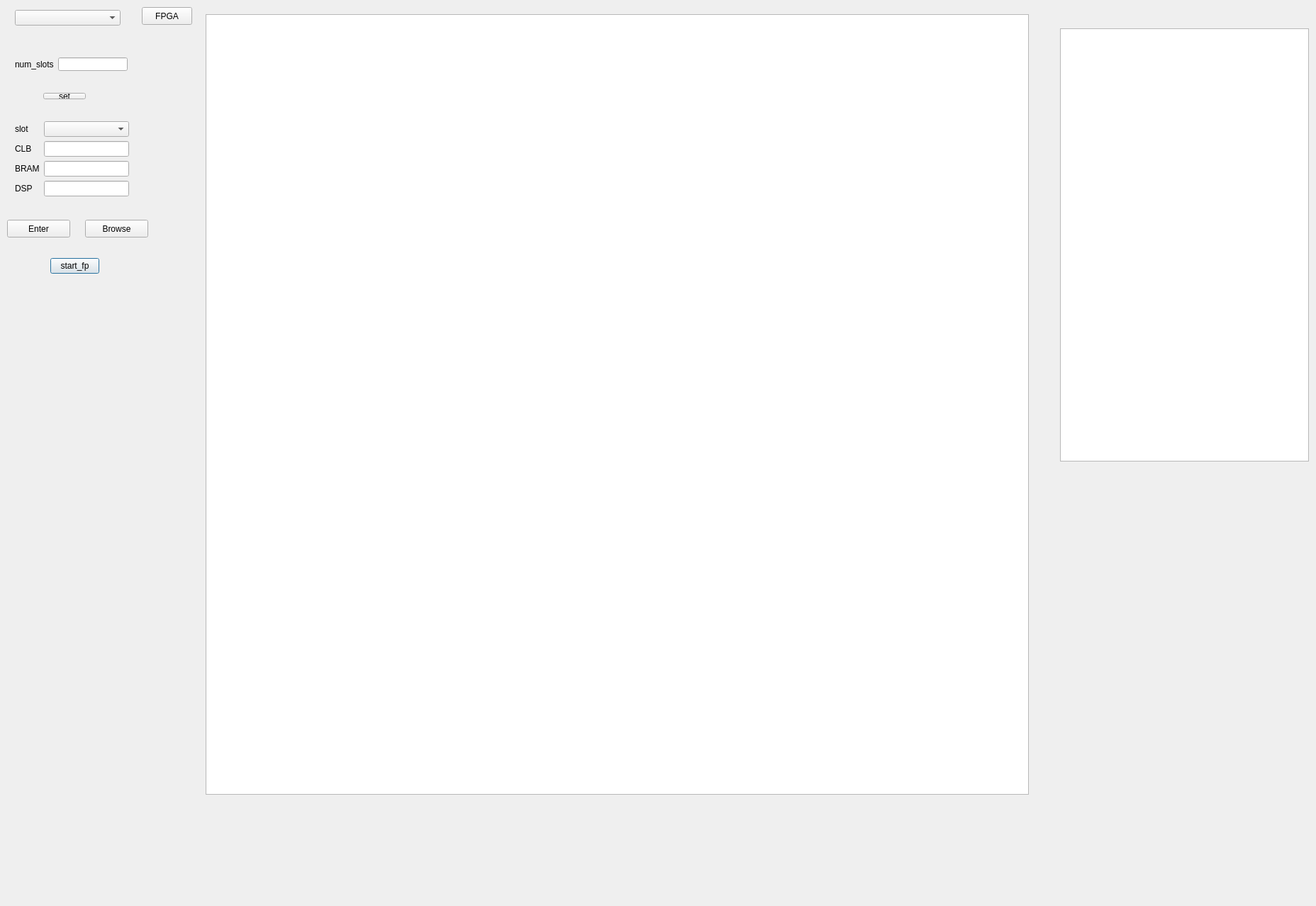
<?xml version="1.0" encoding="UTF-8"?>
<ui version="4.0">
 <class>fp</class>
 <widget class="QDialog" name="fp">
  <property name="geometry">
   <rect>
    <x>0</x>
    <y>0</y>
    <width>1856</width>
    <height>1278</height>
   </rect>
  </property>
  <property name="windowTitle">
   <string>fp</string>
  </property>
  <widget class="QWidget" name="verticalLayoutWidget">
   <property name="geometry">
    <rect>
     <x>60</x>
     <y>350</y>
     <width>91</width>
     <height>51</height>
    </rect>
   </property>
   <layout class="QVBoxLayout" name="verticalLayout">
    <item>
     <widget class="QPushButton" name="start_fp">
      <property name="text">
       <string>start_fp</string>
      </property>
     </widget>
    </item>
   </layout>
  </widget>
  <widget class="QWidget" name="horizontalLayoutWidget">
   <property name="geometry">
    <rect>
     <x>50</x>
     <y>120</y>
     <width>82</width>
     <height>31</height>
    </rect>
   </property>
   <layout class="QHBoxLayout" name="horizontalLayout">
    <item>
     <widget class="QPushButton" name="set_button">
      <property name="text">
       <string>set</string>
      </property>
     </widget>
    </item>
   </layout>
  </widget>
  <widget class="QWidget" name="horizontalLayoutWidget_2">
   <property name="geometry">
    <rect>
     <x>10</x>
     <y>30</y>
     <width>171</width>
     <height>80</height>
    </rect>
   </property>
   <layout class="QHBoxLayout" name="horizontalLayout_2"/>
  </widget>
  <widget class="QWidget" name="formLayoutWidget_2">
   <property name="geometry">
    <rect>
     <x>10</x>
     <y>160</y>
     <width>183</width>
     <height>132</height>
    </rect>
   </property>
   <layout class="QFormLayout" name="formLayout_2">
    <item row="2" column="0">
     <widget class="QLabel" name="cLBLabel">
      <property name="text">
       <string>CLB</string>
      </property>
     </widget>
    </item>
    <item row="2" column="1">
     <widget class="QLineEdit" name="cLBLineEdit"/>
    </item>
    <item row="3" column="0">
     <widget class="QLabel" name="bRAMLabel">
      <property name="text">
       <string>BRAM</string>
      </property>
     </widget>
    </item>
    <item row="3" column="1">
     <widget class="QLineEdit" name="bRAMLineEdit"/>
    </item>
    <item row="4" column="0">
     <widget class="QLabel" name="dSPLabel">
      <property name="text">
       <string>DSP</string>
      </property>
     </widget>
    </item>
    <item row="4" column="1">
     <widget class="QLineEdit" name="dSPLineEdit"/>
    </item>
    <item row="0" column="1">
     <widget class="QComboBox" name="comboBox_2"/>
    </item>
    <item row="0" column="0">
     <widget class="QLabel" name="slotLabel">
      <property name="text">
       <string>slot</string>
      </property>
     </widget>
    </item>
   </layout>
  </widget>
  <widget class="QWidget" name="horizontalLayoutWidget_3">
   <property name="geometry">
    <rect>
     <x>10</x>
     <y>0</y>
     <width>171</width>
     <height>51</height>
    </rect>
   </property>
   <layout class="QHBoxLayout" name="horizontalLayout_3">
    <item>
     <widget class="QComboBox" name="comboBox"/>
    </item>
   </layout>
  </widget>
  <widget class="QPushButton" name="enter_button">
   <property name="geometry">
    <rect>
     <x>10</x>
     <y>310</y>
     <width>89</width>
     <height>25</height>
    </rect>
   </property>
   <property name="text">
    <string>Enter</string>
   </property>
  </widget>
  <widget class="QWidget" name="formLayoutWidget_3">
   <property name="geometry">
    <rect>
     <x>10</x>
     <y>70</y>
     <width>181</width>
     <height>41</height>
    </rect>
   </property>
   <layout class="QFormLayout" name="formLayout_3">
    <item row="0" column="0">
     <widget class="QLabel" name="num_slotsLabel_2">
      <property name="text">
       <string>num_slots</string>
      </property>
     </widget>
    </item>
    <item row="0" column="1">
     <widget class="QLineEdit" name="num_slotsLineEdit_2"/>
    </item>
   </layout>
  </widget>
  <widget class="QGraphicsView" name="graphicsView">
   <property name="geometry">
    <rect>
     <x>290</x>
     <y>20</y>
     <width>1161</width>
     <height>1101</height>
    </rect>
   </property>
  </widget>
  <widget class="QTableWidget" name="tableWidget">
   <property name="geometry">
    <rect>
     <x>1495</x>
     <y>40</y>
     <width>351</width>
     <height>611</height>
    </rect>
   </property>
   <property name="rowCount">
    <number>0</number>
   </property>
   <property name="columnCount">
    <number>0</number>
   </property>
  </widget>
  <widget class="QPushButton" name="browse_button">
   <property name="geometry">
    <rect>
     <x>120</x>
     <y>310</y>
     <width>89</width>
     <height>25</height>
    </rect>
   </property>
   <property name="text">
    <string>Browse</string>
   </property>
  </widget>
  <widget class="QPushButton" name="FPGA">
   <property name="geometry">
    <rect>
     <x>200</x>
     <y>10</y>
     <width>71</width>
     <height>25</height>
    </rect>
   </property>
   <property name="text">
    <string>FPGA</string>
   </property>
  </widget>
 </widget>
 <layoutdefault spacing="6" margin="11"/>
 <resources/>
 <connections/>
</ui>
